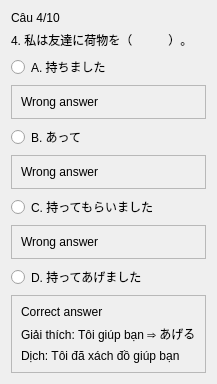
               <widget class="QWidget" name="page_10">
                <layout class="QVBoxLayout" name="verticalLayout_59">
                 <item>
                  <widget class="QLabel" name="label_90">
                   <property name="text">
                    <string>Câu 4/10</string>
                   </property>
                  </widget>
                 </item>
                 <item>
                  <widget class="QLabel" name="label_91">
                   <property name="text">
                    <string>4. 私は友達に荷物を（　　　）。</string>
                   </property>
                  </widget>
                 </item>
                 <item>
                  <widget class="QRadioButton" name="radioButton_37">
                   <property name="text">
                    <string>A. 持ちました</string>
                   </property>
                  </widget>
                 </item>
                 <item>
                  <widget class="QFrame" name="frame_53">
                   <property name="frameShape">
                    <enum>QFrame::StyledPanel</enum>
                   </property>
                   <property name="frameShadow">
                    <enum>QFrame::Raised</enum>
                   </property>
                   <layout class="QVBoxLayout" name="verticalLayout_60">
                    <item>
                     <widget class="QLabel" name="label_115">
                      <property name="text">
                       <string>Wrong answer</string>
                      </property>
                     </widget>
                    </item>
                   </layout>
                  </widget>
                 </item>
                 <item>
                  <widget class="QRadioButton" name="radioButton_38">
                   <property name="text">
                    <string>B. あって</string>
                   </property>
                  </widget>
                 </item>
                 <item>
                  <widget class="QFrame" name="frame_54">
                   <property name="frameShape">
                    <enum>QFrame::StyledPanel</enum>
                   </property>
                   <property name="frameShadow">
                    <enum>QFrame::Raised</enum>
                   </property>
                   <layout class="QVBoxLayout" name="verticalLayout_61">
                    <item>
                     <widget class="QLabel" name="label_114">
                      <property name="text">
                       <string>Wrong answer</string>
                      </property>
                     </widget>
                    </item>
                   </layout>
                  </widget>
                 </item>
                 <item>
                  <widget class="QRadioButton" name="radioButton_39">
                   <property name="text">
                    <string>C. 持ってもらいました</string>
                   </property>
                  </widget>
                 </item>
                 <item>
                  <widget class="QFrame" name="frame_55">
                   <property name="frameShape">
                    <enum>QFrame::StyledPanel</enum>
                   </property>
                   <property name="frameShadow">
                    <enum>QFrame::Raised</enum>
                   </property>
                   <layout class="QVBoxLayout" name="verticalLayout_62">
                    <item>
                     <widget class="QLabel" name="label_113">
                      <property name="text">
                       <string>Wrong answer</string>
                      </property>
                     </widget>
                    </item>
                   </layout>
                  </widget>
                 </item>
                 <item>
                  <widget class="QRadioButton" name="radioButton_40">
                   <property name="text">
                    <string>D. 持ってあげました</string>
                   </property>
                  </widget>
                 </item>
                 <item>
                  <widget class="QFrame" name="frame_56">
                   <property name="frameShape">
                    <enum>QFrame::StyledPanel</enum>
                   </property>
                   <property name="frameShadow">
                    <enum>QFrame::Raised</enum>
                   </property>
                   <layout class="QVBoxLayout" name="verticalLayout_63">
                    <item>
                     <widget class="QLabel" name="label_111">
                      <property name="text">
                       <string>Correct answer</string>
                      </property>
                     </widget>
                    </item>
                    <item>
                     <widget class="QLabel" name="label_110">
                      <property name="text">
                       <string>Giải thích: Tôi giúp bạn ⇒ あげる</string>
                      </property>
                     </widget>
                    </item>
                    <item>
                     <widget class="QLabel" name="label_112">
                      <property name="text">
                       <string>Dịch: Tôi đã xách đồ giúp bạn</string>
                      </property>
                     </widget>
                    </item>
                   </layout>
                  </widget>
                 </item>
                </layout>
               </widget>
